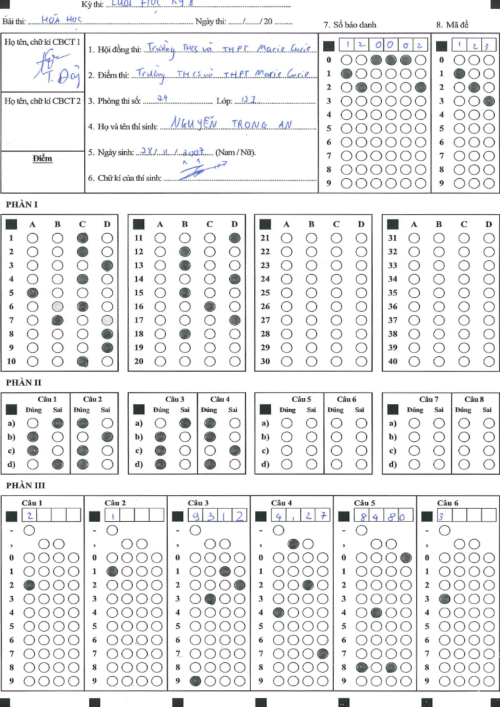
#> input picture python/test.jpg, 1000 x 1414 px (shown at 1/2 size)
$ python -i partTwo.py   (imports and definitions only)
#> lines starting #> are read from the running program, lines starting #| are printed output that depends on the picture
import cv2
import numpy as np

def find_darkest_circle_per_row(roi_gray, rows=4, cols=2, binary_thresh=150, threshold_diff=10.0, mean_val_thresh=200):
    """
    Tìm các cột có hình tròn tô đậm nhất trong mỗi hàng.
    Cho phép ghi nhận nhiều ô nếu mức độ đậm gần nhau.
    """
    h, w = roi_gray.shape
    cell_h = h // rows
    cell_w = w // cols

    col_to_letter = ['D', 'S']
    result = []
    debug_circles = []

    for row in range(rows):
        candidates = []
        for col in range(cols):
            x1 = col * cell_w
            x2 = (col + 1) * cell_w
            y1 = row * cell_h
            y2 = (row + 1) * cell_h

            cell = roi_gray[y1:y2, x1:x2]
            cell_blur = cv2.GaussianBlur(cell, (3, 3), 0)
            ret, cell_thresh = cv2.threshold(cell_blur, binary_thresh, 255, cv2.THRESH_BINARY_INV)

            circles = cv2.HoughCircles(cell_thresh, cv2.HOUGH_GRADIENT, dp=1.2,
                                       minDist=cell_w // 2,
                                       param1=30, param2=8,
                                       minRadius=5, maxRadius=cell_h // 2)
            if circles is not None and len(circles[0]) > 0:
                c = np.round(circles[0, 0]).astype("int")
                x, y, r = c
                mask = np.zeros_like(cell)
                cv2.circle(mask, (x, y), r, 255, -1)
                mean_val = cv2.mean(cell, mask=mask)[0]
                if mean_val < mean_val_thresh:
                    candidates.append((col, mean_val, (x + x1, y + y1, r)))

        if not candidates:
            result.append([])
        else:
            candidates.sort(key=lambda x: x[1])
            best_val = candidates[0][1]
            answer_list = []

            for col_idx, mean_val, (cx, cy, r) in candidates:
                if mean_val - best_val <= threshold_diff:
                    answer_list.append(col_to_letter[col_idx])
                    debug_circles.append((row, col_idx, cx, cy, r))  # Vẽ hết các ô gần như tốt
                else:
                    break  # Các ô còn lại chênh lệch nhiều, bỏ qua
            result.append(answer_list)

    return result, debug_circles

def draw_debug_circles_on_roi(roi_color, debug_circles):
    """
    Vẽ các hình tròn đã được chọn lên ảnh ROI để debug.

    Args:
        roi_color (ndarray): Ảnh màu của ROI.
        debug_circles (list): Danh sách các hình tròn (row, col, x, y, r).

    Returns:
        ndarray: Ảnh debug đã được vẽ.
    """
    debug_img = roi_color.copy()
    col_to_letter = ['D', "S"]  # Cột 0 -> A, cột 1 -> B, v.v.

    for row, col, x, y, r in debug_circles:
        cv2.circle(debug_img, (x, y), r, (0, 0, 255), 2)
        if 0 <= col < len(col_to_letter):
            text = col_to_letter[col]
        else:
            text = '?'
        cv2.putText(debug_img, text, (x - 10, y + 5),
                    cv2.FONT_HERSHEY_SIMPLEX, 0.8, (0, 255, 0), 2)
    return debug_img


def process_matrix_image(img, roi, binary_thresh=150, debug = False):
    if img is None:
        print(f"Không thể đọc ảnh từ: {image_path}")
        return [], None

    x_min, y_min, x_max, y_max = roi
    roi_color = img[y_min:y_max, x_min:x_max]
    roi_gray = cv2.cvtColor(roi_color, cv2.COLOR_BGR2GRAY)

    digits, debug_circles = find_darkest_circle_per_row(roi_gray,)
    if(debug):
        debug_img = draw_debug_circles_on_roi(roi_color, debug_circles)
        return digits, debug_img
    return digits

def processPartTwo(img):
    mapDigist = []
    listRois = [
        [46 , 832, 133 , 942],
        [148 , 832, 241 , 942],

        [302 , 832, 393 , 942],
        [399 , 832, 487 , 942],

         [554 , 832, 641 , 942],
        [655 , 832, 739 , 942],

        [807 , 832, 892 , 942],
        [907 , 832, 993 , 942],
    ]

    for rois in listRois:
        digits = process_matrix_image(img, rois, binary_thresh=150)
        mapDigist = mapDigist + digits
    return mapDigist
# [28 lines not run here, left out]

>>> import cv2
>>> picture = cv2.imread('test.jpg')
#> picture is the input picture: shape (1414, 1000, 3); mean B, G, R 234.4, 234.1, 233.9
>>> result = processPartTwo(picture)
#> the loop in processPartTwo, `for rois in listRois:` made 8 passes
#> digits on passes 3 to 8: [['S'], ['D'], ['D'], ['D']], [['D'], ['D'], ['S'], ['D']], [[], [], [], []], [[], [], [], []], [[], [], [], []], [[], [], [], []]
#> pass 1, in process_matrix_image, `roi_color = img[y_min:y_max, x_min:x_max]`:
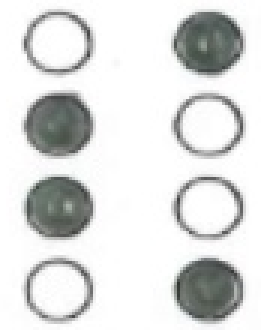
#> roi_color: shape (110, 87, 3) (shown 3 times larger); mean B, G, R 220.8, 221.6, 220.5
#> pass 2, in process_matrix_image (call 2), `roi_color = img[y_min:y_max, x_min:x_max]`:
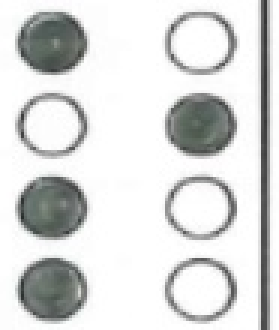
#> roi_color: shape (110, 93, 3) (shown 3 times larger); mean B, G, R 217.6, 218.3, 217.2
#> after the loop in processPartTwo, `for rois in listRois:`: mapDigist = 32 items, first 6: ['S'], ['D'], ['D'], ['S'], ['D'], ['S']
#> result has the same summary as mapDigist in processPartTwo
